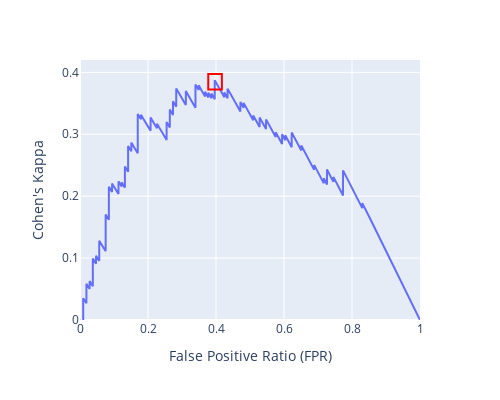

This figure's notebook cell:
### Markdown cell above
# Plotting example figure

Below, the single example of the kappa curve and AUC curve is plotted which I used as an example  in the thesis

### Code cell
d = {'kappa_vals': kappa_vals, 'fpr_vals': fpr_vals, 'tpr_vals': tpr_vals}
df = pd.DataFrame(data=d)
highest_kappa = kappa_vals[kappa_index]

fig = px.line(df, x="fpr_vals", y="kappa_vals")
fig.update_layout(width=500, height=400)
fig.update_yaxes(range=[0, 0.42], title="Cohen's Kappa")
fig.update_xaxes(range=[0, 1], title='False Positive Ratio (FPR)')


fig.add_shape(editable=True,
              x0=highest_kappa-0.01, x1=highest_kappa+0.03, y0=highest_kappa-0.015, y1=highest_kappa+0.01,
              xref='x', yref='y', line_color='red')

fig.show()

print(kappa_index)
print(kappa_vals[kappa_index])
print(fpr_vals[kappa_index])

### Figure 1 — Plotly figure (JSON) as saved in the notebook; plotly's stock layout.template omitted (floating-point values rounded to 4 significant figures; data arrays with more than 128 entries replaced by an {"elided": "..."} marker saying what was removed)
{"data": [{"hovertemplate": "fpr_vals=%{x}<br>kappa_vals=%{y}<extra></extra>", "legendgroup": "", "line": {"color": "#636efa", "dash": "solid"}, "marker": {"symbol": "circle"}, "mode": "lines", "name": "", "orientation": "v", "showlegend": false, "type": "scatter", "x": {"elided": "243 float values"}, "xaxis": "x", "y": {"elided": "243 float values"}, "yaxis": "y"}], "layout": {"height": 400, "legend": {"tracegroupgap": 0}, "margin": {"t": 60}, "shapes": [{"editable": true, "line": {"color": "red"}, "x0": 0.3772, "x1": 0.4172, "xref": "x", "y0": 0.3722, "y1": 0.3972, "yref": "y"}], "width": 500, "xaxis": {"anchor": "y", "domain": [0, 1], "range": [0, 1], "title": {"text": "False Positive Ratio (FPR)"}, "type": "linear"}, "yaxis": {"anchor": "x", "domain": [0, 1], "range": [0, 0.42], "title": {"text": "Cohen's Kappa"}, "type": "linear"}}}
